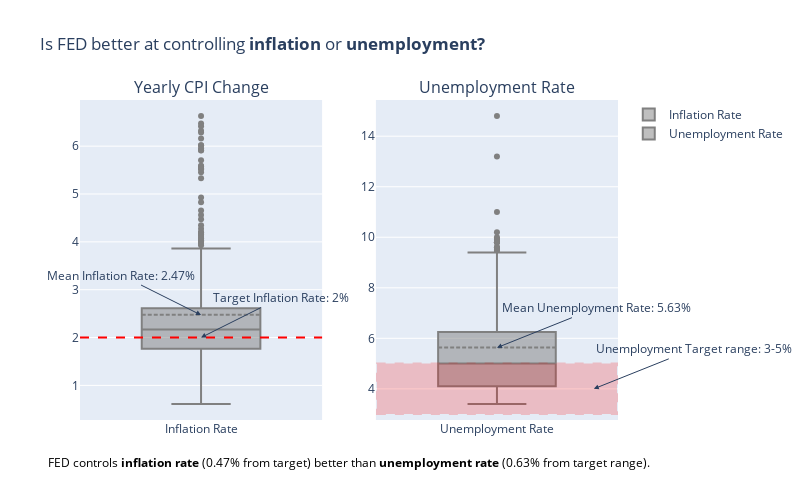

This figure's notebook cell:
### Code cell
fig = make_subplots(rows=1,
                    cols = 2,
                    subplot_titles=["Yearly CPI Change", "Unemployment Rate"])

# --------------------------
# Yearly CPI boxplot
fig.add_trace(
    go.Box(y=df_filtered['yearly_cpi_changes'],
           name='Inflation Rate', 
           marker_color='grey',
           boxmean=True),
    row=1, col=1
)

fig.add_hline(y=2, line_dash='dash', line_color='red', row=1, col=1)

fig.add_annotation(
    x=0.5, y=2,
    xref='x domain', yref='y',
    text="Target Inflation Rate: 2%",
    showarrow=True,
    arrowhead=2,
    ax=80, ay=-40,
    row=1, col=1
)

fig.add_annotation(
    x=0.5, y=2.47,
    xref='x domain', yref='y',
    text="Mean Inflation Rate: 2.47%",
    showarrow=True,
    arrowhead=2,
    ax=-80, ay=-40,
    row=1, col=1
)

# --------------------------
# Unemployment boxplot

fig.add_trace(
    go.Box(y=df_filtered['unemply_rate'],
           name='Unemployment Rate',
           marker_color='grey',
           boxmean=True),
    row=1, col=2
)

fig.add_shape(
    type='rect',
    x0=-0.5, x1=0.5,
    y0=3, y1=5,
    line=dict(color='red', dash='dash'),
    fillcolor='red',
    opacity=0.2,
    row=1, col=2
)

fig.add_annotation(
    x=0.9, y=4,
    xref='x domain', yref='y',
    text="Unemployment Target range: 3-5%",
    showarrow=True,
    arrowhead=2,
    ax=100, ay=-40,
    row=1, col=2
)

fig.update_layout(width=800, height=500,
                  title_text="Is FED better at controlling <b>inflation</b> or <b>unemployment?</b>")

fig.add_annotation(
    x=0.5, y=-0.1,
    text='FED controls <b>inflation rate</b> (0.47% from target) better than <b>unemployment rate</b> (0.63% from target range).',
    xref='paper',
    yref='paper',
    showarrow=False,
    xanchor='center',
    yanchor='top',
    font=dict(size=12, color='black')
)

fig.add_annotation(
    x=0.5, y=5.63,
    xref='x domain', yref='y',
    text="Mean Unemployment Rate: 5.63%",
    showarrow=True,
    arrowhead=2,
    ax=100, ay=-40,
    row=1, col=2
)

fig.show()

### Figure 1 — Plotly figure (JSON) as saved in the notebook; plotly's stock layout.template omitted (floating-point values rounded to 4 significant figures; data arrays with more than 128 entries replaced by an {"elided": "..."} marker saying what was removed)
{"data": [{"boxmean": true, "marker": {"color": "grey"}, "name": "Inflation Rate", "type": "box", "xaxis": "x", "y": {"elided": "300 float values"}, "yaxis": "y"}, {"boxmean": true, "marker": {"color": "grey"}, "name": "Unemployment Rate", "type": "box", "xaxis": "x2", "y": {"elided": "300 float values"}, "yaxis": "y2"}], "layout": {"annotations": [{"font": {"size": 16}, "showarrow": false, "text": "Yearly CPI Change", "x": 0.225, "xanchor": "center", "xref": "paper", "y": 1, "yanchor": "bottom", "yref": "paper"}, {"font": {"size": 16}, "showarrow": false, "text": "Unemployment Rate", "x": 0.775, "xanchor": "center", "xref": "paper", "y": 1, "yanchor": "bottom", "yref": "paper"}, {"arrowhead": 2, "ax": 80, "ay": -40, "showarrow": true, "text": "Target Inflation Rate: 2%", "x": 0.5, "xref": "x domain", "y": 2, "yref": "y"}, {"arrowhead": 2, "ax": -80, "ay": -40, "showarrow": true, "text": "Mean Inflation Rate: 2.47%", "x": 0.5, "xref": "x domain", "y": 2.47, "yref": "y"}, {"arrowhead": 2, "ax": 100, "ay": -40, "showarrow": true, "text": "Unemployment Target range: 3-5%", "x": 0.9, "xref": "x2 domain", "y": 4, "yref": "y2"}, {"font": {"color": "black", "size": 12}, "showarrow": false, "text": "FED controls <b>inflation rate</b> (0.47% from target) better than <b>unemployment rate</b> (0.63% from target range).", "x": 0.5, "xanchor": "center", "xref": "paper", "y": -0.1, "yanchor": "top", "yref": "paper"}, {"arrowhead": 2, "ax": 100, "ay": -40, "showarrow": true, "text": "Mean Unemployment Rate: 5.63%", "x": 0.5, "xref": "x2 domain", "y": 5.63, "yref": "y2"}], "height": 500, "shapes": [{"line": {"color": "red", "dash": "dash"}, "type": "line", "x0": 0, "x1": 1, "xref": "x domain", "y0": 2, "y1": 2, "yref": "y"}, {"fillcolor": "red", "line": {"color": "red", "dash": "dash"}, "opacity": 0.2, "type": "rect", "x0": -0.5, "x1": 0.5, "xref": "x2", "y0": 3, "y1": 5, "yref": "y2"}], "title": {"text": "Is FED better at controlling <b>inflation</b> or <b>unemployment?</b>"}, "width": 800, "xaxis": {"anchor": "y", "domain": [0, 0.45]}, "xaxis2": {"anchor": "y2", "domain": [0.55, 1]}, "yaxis": {"anchor": "x", "domain": [0, 1]}, "yaxis2": {"anchor": "x2", "domain": [0, 1]}}}
